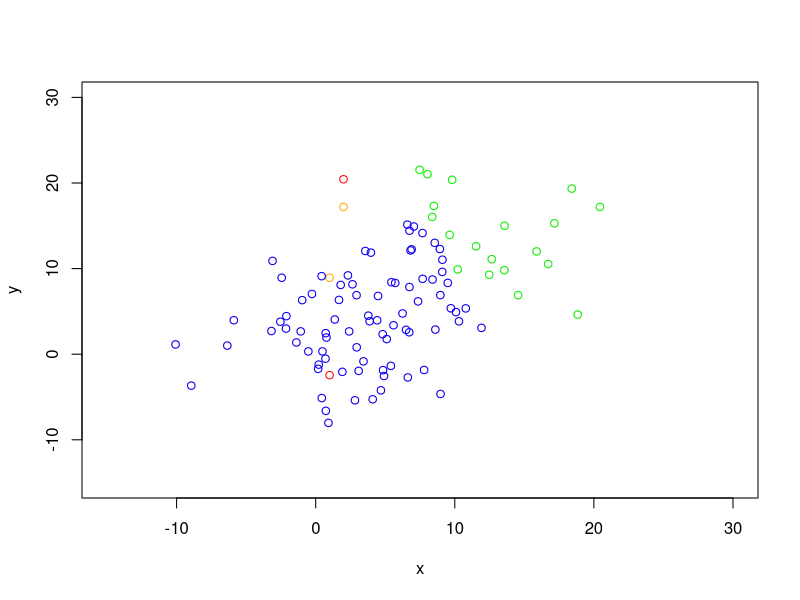

Generate this figure with R: (Note: this script raises an error after producing the figure.)
# Setting K
K <- 2

# Setting the seed
set.seed(1)

# Creating the matrix
D <- matrix(rnorm(50*2, mean = 1, sd = 5), 50, 2)
E <- matrix(rnorm(50*2, mean = 10, sd = 5), 50, 2)

F <- rbind(D, E)

# Picks 2 random points from F
C <- F[sample(nrow(F), K, replace = FALSE), ]

# Create a new plot 
plot(c(-15, 30), c(-15, 30), type = "n", xlab = "x", ylab = "y")

points(F, col = "pink")

# Computes the euclidean distance between two points
dist <- function(v1, v2){
  return(sqrt(sum((v1 - v2)^2)))
}

# Creates a function that assigns x_i to D_k=k'
assign <- function(f, c){
  # Loops over each observation x_i in F
  for (i in 1:nrow(f)){
    # Creates empty vectors to be updated
    list_dis <- c()
    k_prime <- c()
    
    # Loops over each k in K
    for (k in 1:K){ 
      
      # Computes the distance d_i_k
      d_i_k <- dist(f[i,], c[k,]) 
      
      # Creates a list of all the distances d_i_k
      list_dis <- c(list_dis, d_i_k) 
    } 
    
    # Finds the arg min k of d_i_k
    min_d_i_k <- which.min(list_dis)
    
    # Assign x_i to the subset k_prime
    F_2[i, ] <- min_d_i_k
  }
  
  return(F_2)
}

# Creates a function that updates the centers
update_centers <- function(c, f, f_2){
  
  # Loops through each element in C
  for(k in 1:K){
    
    # Average of all observations in subset D_k
    c[k, ] <- colMeans(f[f_2 == k, ])
    
    #c[k,] <- (1/ncol(f_2)) * sum(f_2[,k])
    #c[,k] <- colMeans(,  f[f_2[k,]   )
    #c[,k] <- colMeans(f[f_2[k, ], ])
    #c[k,] <- (1/length(f[k]) * sum(f[,k]) )
  }
}

# A function that visualizes c_1, c_2, D_1, D_2
visualize <- function(c, f, f_2){
  
  # Visualizes c_1 and c_2
  points(c[, 1], col = "red")
  points(c[, 2], col = "orange")
  
  # Visualizes D_1
  points(f[f_2 == 1, ], col = "blue")
  
  # Visualizes D_2
  points(f[f_2 == 2, ], col = "green")
}

# Initialize F_2
F_2 <- matrix(nrow = nrow(F), ncol = 1)
#F_2 <- matrix(nrow = nrow(F), ncol = K)


# Initialize F_2_old used to store the previous set of assignments
F_2_old <- c()

#while (TRUE) {
  
  # creates the new subset based of the assignments
  F_2 <- assign(F, C)
  
  # updates the centres
  update_centers(C, F, F_2)
  
  # visualizes the code
  visualize(C, F, F_2)
  
  # Checks whether the new assignments are the same as the previous ones
  if (all(F_2 == F_2_old)){
    
    # if they are the same the iteration stops
    break
  }
  
  #updates the old assignments with the new ones
  F_2_old <- F_2
#}


while(TRUE){
 if(all(F_2 != F_2_old)){
   
  # creates the new subset based of the assignments
  F_2 <- assign(F, C)
  
  # updates the centers
  update_centers(C, F, F_2)
  
  # visualizes the code
  visualize(C, F, F_2)
  
  #updates the old assignments with the new ones
  F_2_old <- F_2
  
}else{
    break
  }
}

#REFERENCES:

#https://stackoverflow.com/questions/7806702/how-do-i-select-a-sample-of-rows-at-random-with-repetition-from-a-matrix-in-r

#I asked chatgpt the following:

#"I have implemented the k-means algorithm in R, but the centers aren't updating. How can I fix this function?"

#What it gave me is detailed in the below:
#Results
#There are several reasons why the centers might not be updating in your k-means implementation. Here are a few things to check:
  
#Check the initialization: One common mistake is to initialize the centers randomly, which can sometimes lead to bad initial centroids. Make sure you are initializing the centroids in a way that makes sense for your data. For example, you could use the k-means++ algorithm to select initial centroids that are well-spaced and representative of the data.

#Check the distance metric: Make sure you are using the correct distance metric to calculate the distance between each point and each centroid. The most common distance metric used in k-means is Euclidean distance, but other metrics like Manhattan distance or cosine similarity may be more appropriate depending on your data.

#Check the convergence criteria: K-means is an iterative algorithm that updates the centroids until they converge. Make sure you have set a convergence criteria that is appropriate for your data. A common criterion is to stop iterating when the centroids stop moving by more than a certain threshold.

#Check the code: Double-check your implementation of the algorithm to make sure there are no bugs or typos that might be causing the centroids to not update. You can try printing out the centroid values at each iteration to see if they are changing.

#Here is an example implementation of k-means in R:

#k_means <- function(data, k, max_iterations) {
  # Initialize centroids
  #centroids <- data[sample(nrow(data), k), ]
  
  #for (i in 1:max_iterations) {
    # Assign each point to nearest centroid
    #distances <- as.matrix(dist(rbind(data, centroids)))[1:nrow(data), (ncol(data)+1):(ncol(data)+k)]
    #cluster <- apply(distances, 1, which.min)
    
    # Update centroids
    #for (j in 1:k) {
      #centroids[j,] <- colMeans(data[cluster == j,])
    #}
  #}
  
  # Return final centroids and cluster assignments
  #return(list("centroids" = centroids, "cluster" = cluster))
#}
#This implementation randomly initializes the centroids, uses Euclidean distance, iterates a maximum number of times, and updates the centroids by taking the mean of the points assigned to each cluster. You can modify this code to fit your specific needs.

#}

#https://www.geeksforgeeks.org/return-the-index-of-the-first-minimum-value-of-a-numeric-vector-in-r-programming-which-min-function/
#https://sparkbyexamples.com/r-programming/concatenate-vector-in-r/#:~:text=To%20concatenate%20a%20vector%20or,combined%20elements%20from%20all%20vectors.

#https://www.tutorialspoint.com/python-check-if-all-elements-in-a-list-are-same
#https://www.oreilly.com/library/view/the-art-of/9781593273842/ch02s05.html
#https://stackoverflow.com/questions/4752275/test-for-equality-among-all-elements-of-a-single-numeric-vector



